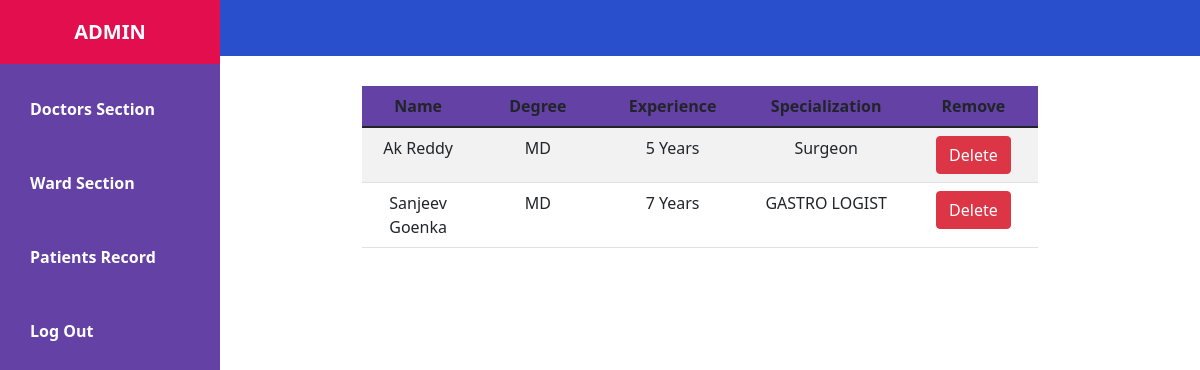
/setting (signed in), run on the app's committed database.
### Doctor/models.py (models this page shows)
class Doctor_Details(models.Model):
    name=models.CharField(max_length=100)
    degree=models.CharField(max_length=100)
    experience=models.IntegerField()
    specialization=models.CharField(max_length=100)
    is_available=models.BooleanField(default=True)

### Settings_/views.py (the view)
# urls.py: path('setting',setting),
@login_required
def setting(request):
    doctor_list=Doctor_Details.objects.all()
    ward_list=WardDetail.objects.all()
    patient_list=PatientDetails.objects.all()
    dict={'doctor_list':doctor_list,'ward_list':ward_list,'patient_list':patient_list}
    return render(request,'setting.html',dict)

### templates/setting.html (shortened to what this page needs)
{%load static%}
<!DOCTYPE html>
<html lang="en">
  <head>
    <link href="https://cdn.jsdelivr.net/npm/bootstrap@5.1.3/dist/css/bootstrap.min.css" rel="stylesheet">
    <link href="https://cdn.jsdelivr.net/npm/bootstrap@5.1.3/dist/css/bootstrap.min.css" rel="stylesheet">
  </head>
  <body>
    <nav class="navbar navbar-dark" style="background-color: #294FCC;">
      <a class="navbar-brand" href="dashboard.php"><img src="{% static 'images/logo.svg'%}" width="60" height="30"
              class="d-inline-block align-top" alt="">Home</a>
  </nav>
    <div class="sidebar">
      <h2>Admin</h2>
      <ul class="nav" >
        <li onclick="showsite()" >
          <a href="#" style="text-decoration: none;">
            <span>Doctors Section</span>
          </a>
        </li>
        <li onclick="showemployee()">
          <a href="#" onclick="esc()" style="text-decoration: none;">
            <span>Ward Section</span>
          </a>
        </li>
        <li onclick="showsalary()">
          <a href="#" onclick="custom()" style="text-decoration: none;">
            <span>Patients Record</span>
          </a>
        </li>
        <li>
          <a href="/signout" style="text-decoration: none;">
            <span>Log Out</span>
          </a>
        </li>
      </ul>
    </div>
      <div id="employee" class="container" style="margin-left: 350px; margin-top: 30px; max-width: 700px;" >
        <table  class="table table-striped" id="mytable4" style="text-align: center;">
            <thead style="background-color: #6441A5; ">
              <tr>
                <th width="5%" scope="col">Name</th>
                <th width="7%" scope="col">Degree</th>
                <th width="5%" scope="col">Experience</th>
                <th width="5%" scope="col">Specialization</th>
                <th width="5%" scope="col">Remove</th>
              </tr>
            </thead>
            <tbody>
            {%for i in doctor_list%}
              <tr>
                 <td>{{i.name}}</td>
                 <td>{{i.degree}}</td>
                 <td>{{i.experience}} Years</td>
                 <td>{{i.specialization}}</td>
                 <td><a href="{%url 'delete' id=i.id%}"><button class="btn btn-danger">Delete</button></a></td>
              </tr>
            {%endfor%}
            </tbody>
          </table>
    </div>
    </body>

### templates/setting.html (style rules this page uses)
* { margin: 0; padding: 0; text-decoration: none; }
body { box-sizing: border-box; font-family: 'Segoe UI', Tahoma, Geneva, Verdana, sans-serif; }
.sidebar { position:fixed; background: #6441A5; width: 220px; height: 100%; top: 0; left: 0; z-index: 1; }
.sidebar h2 { text-align: center; font-size: 20px; text-transform: uppercase; color: #ffffff; background: #E20E4E; padding: 20px; font-weight: bold; }
.sidebar ul { text-align: center; }
.sidebar ul li { margin: 25px 0; list-style: none; display:block; font-weight: bold; }
.sidebar ul li a { color: #ffffff; padding: 0 30px; }

### data on the page
Doctor_Details: name "Ak Reddy", degree "MD", experience "5", specialization "Surgeon"
Doctor_Details: name "Sanjeev Goenka", degree "MD", experience "7", specialization "GASTRO LOGIST"
